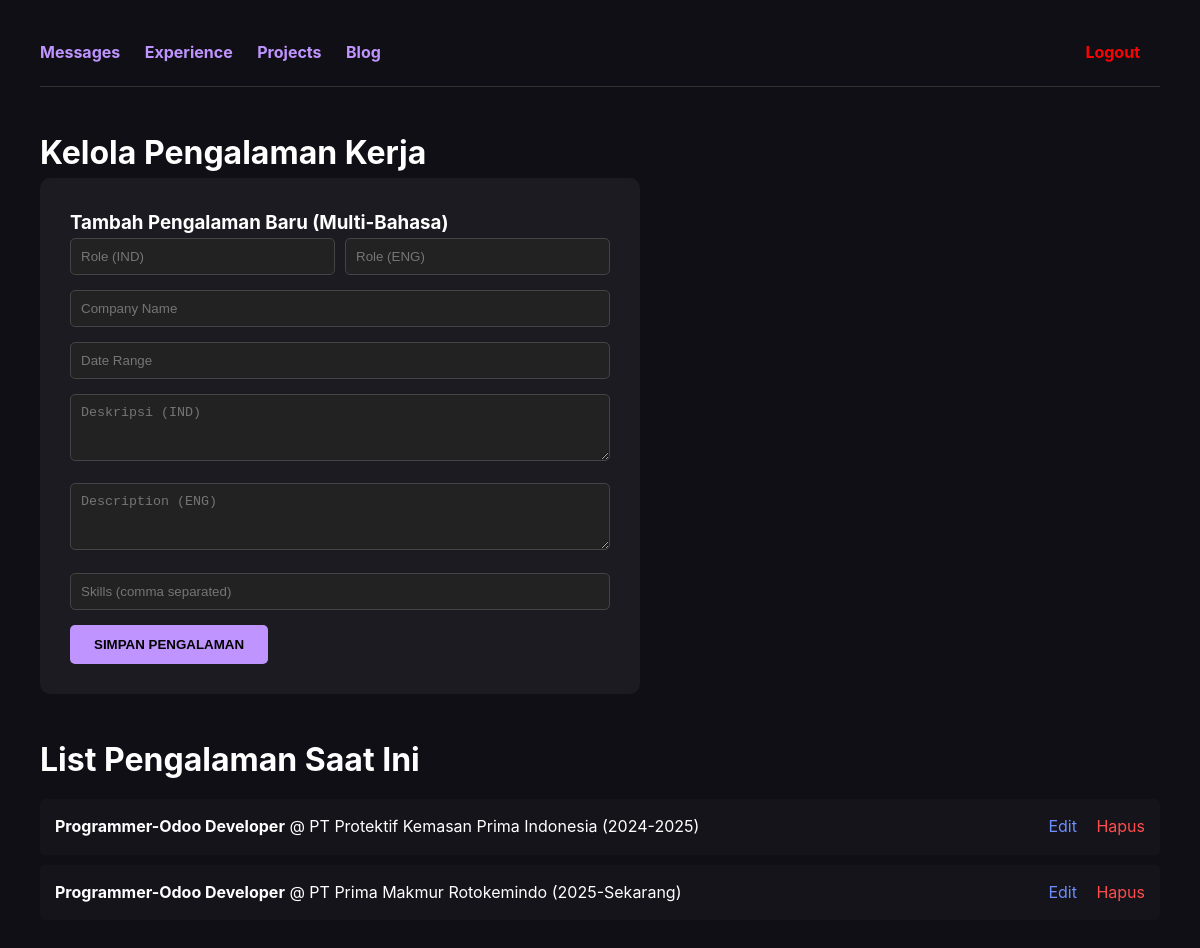
The app's page /admin/experience (signed in) with its own data.
### app.py (models this page shows)
class Experience(db.Model):
    id = db.Column(db.Integer, primary_key=True)
    role = db.Column(db.String(100), nullable=False)
    role_en = db.Column(db.String(100))
    company = db.Column(db.String(100), nullable=False)
    date_range = db.Column(db.String(50), nullable=False)
    description = db.Column(db.Text, nullable=False)
    description_en = db.Column(db.Text)
    tags = db.Column(db.String(255))

### app.py (the view, shortened to what this page needs)
@app.route('/admin/experience', methods=['GET', 'POST'])
def admin_experience():
    if not is_logged_in(): return redirect(url_for('login'))
    exps = Experience.query.all()
    return render_template('admin/experience.html', experiences=exps)

### app.py (called while the page is built)
def is_logged_in():
    return session.get('admin_logged_in')

### templates/admin/experience.html (shortened to what this page needs)
<!DOCTYPE html>
<html lang="en">
<head>
    <link rel="stylesheet" href="{{ url_for('static', filename='css/style.css') }}">
</head>
<body>
    <div class="admin-nav">
        <a href="{{ url_for('admin_dashboard') }}">Messages</a>
        <a href="{{ url_for('admin_experience') }}">Experience</a>
        <a href="{{ url_for('admin_project') }}">Projects</a>
        <a href="{{ url_for('admin_blog') }}">Blog</a>
        <a href="{{ url_for('logout') }}" style="float:right; color:red">Logout</a>
    </div>
    <h1>Kelola Pengalaman Kerja</h1>
    <div class="form-card">
        <h3>Tambah Pengalaman Baru (Multi-Bahasa)</h3>
        <form method="post">
            <div style="display: grid; grid-template-columns: 1fr 1fr; gap: 10px;">
                <input type="text" name="role" placeholder="Role (IND)" required>
                <input type="text" name="role_en" placeholder="Role (ENG)">
            </div>
            <input type="text" name="company" placeholder="Company Name" required>
            <input type="text" name="date_range" placeholder="Date Range" required>
            <textarea name="description" placeholder="Deskripsi (IND)" rows="3" required></textarea>
            <textarea name="description_en" placeholder="Description (ENG)" rows="3"></textarea>
            <input type="text" name="tags" placeholder="Skills (comma separated)">
            <button type="submit" class="btn-add">SIMPAN PENGALAMAN</button>
        </form>
    </div>
    <h2>List Pengalaman Saat Ini</h2>
    {% for exp in experiences %}
    <div class="exp-item">
        <div>
            <strong>{{ exp.role }}</strong> @ {{ exp.company }} ({{ exp.date_range }})
        </div>
        <div class="actions">
            <a href="{{ url_for('edit_experience', id=exp.id) }}" style="color: #6e8efb; text-decoration: none; margin-right: 15px;">Edit</a>
            <a href="{{ url_for('delete_experience', id=exp.id) }}" class="btn-delete" onclick="return confirm('Hapus pengalaman ini?')">Hapus</a>
        </div>
    </div>
    {% endfor %}
</body>
</html>

### static/css/style.css (style rules this page uses)
:root { --bg: #0d0221; --bg-soft: rgba(255, 255, 255, 0.04); --text: #f3f0ff; --muted: #b0a4cc; --primary: #bf94ff; --primary-2: #7d5fff; --border: rgba(255, 255, 255, 0.12); --shadow: 0 24px 60px rgba(10, 0, 30, 0.6); }
* { box-sizing: border-box; margin: 0; padding: 0; }
html { scroll-behavior: smooth; scroll-snap-type: y mandatory; }
body { font-family: "Inter", system-ui, -apple-system, Segoe UI, Roboto, sans-serif; background: radial-gradient(circle at 20% 0%, #1a0b2e 0%, var(--bg) 60%), radial-gradient(circle at 80% 100%, #1e113a 0%, var(--bg) 60%); background-attachment: fixed; color: var(--text); min-height: 100vh; line-height: 1.6; overflow-x: hidden; position: relative; }
h2 { font-size: clamp(1.5rem, 2.8vw, 2rem); margin-bottom: 14px; }

### templates/admin/experience.html (style rules this page uses)
body { background: #0f0f15; color: white; padding: 40px; }
.admin-nav { margin-bottom: 40px; border-bottom: 1px solid #333; padding-bottom: 20px; }
.admin-nav a { color: #bf94ff; margin-right: 20px; text-decoration: none; font-weight: bold; }
.form-card { background: rgba(255,255,255,0.05); padding: 30px; border-radius: 10px; margin-bottom: 40px; max-width: 600px; }
input, textarea { width: 100%; padding: 10px; margin-bottom: 15px; background: #222; border: 1px solid #444; color: white; border-radius: 5px; }
.btn-add { background: #bf94ff; color: black; padding: 12px 24px; border: none; border-radius: 5px; cursor: pointer; font-weight: bold; }
.exp-item { background: rgba(255,255,255,0.02); padding: 15px; margin-bottom: 10px; border-radius: 5px; display: flex; justify-content: space-between; }
.btn-delete { color: #ff4d4d; text-decoration: none; }

### records on screen
Experience: role "Programmer-Odoo Developer", company "PT Protektif Kemasan Prima Indonesia", date_range "2024-2025"
Experience: role "Programmer-Odoo Developer", company "PT Prima Makmur Rotokemindo", date_range "2025-Sekarang"
